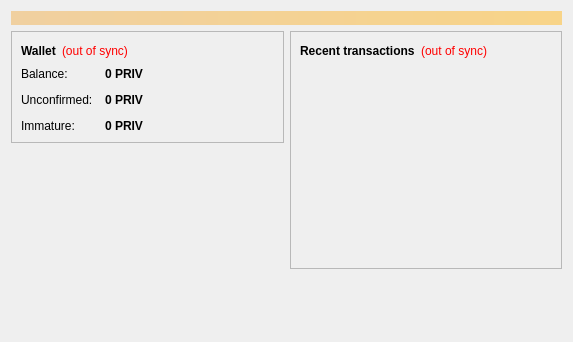
<?xml version="1.0" encoding="UTF-8"?>
<ui version="4.0">
 <class>OverviewPage</class>
 <widget class="QWidget" name="OverviewPage">
  <property name="geometry">
   <rect>
    <x>0</x>
    <y>0</y>
    <width>573</width>
    <height>342</height>
   </rect>
  </property>
  <property name="windowTitle">
   <string>Form</string>
  </property>
  <layout class="QVBoxLayout" name="topLayout">
   <item>
    <widget class="QLabel" name="labelAlerts">
     <property name="visible">
      <bool>false</bool>
     </property>
     <property name="styleSheet">
      <string notr="true">background-color: qlineargradient(x1: 0, y1: 0, x2: 1, y2: 0, stop:0 #F0D0A0, stop:1 #F8D488); color:#000000;</string>
     </property>
     <property name="wordWrap">
      <bool>true</bool>
     </property>
     <property name="margin">
      <number>3</number>
     </property>
    </widget>
   </item>
   <item>
    <layout class="QHBoxLayout" name="horizontalLayout" stretch="1,1">
     <item>
      <layout class="QVBoxLayout" name="verticalLayout_2">
       <item>
        <widget class="QFrame" name="frame">
         <property name="frameShape">
          <enum>QFrame::StyledPanel</enum>
         </property>
         <property name="frameShadow">
          <enum>QFrame::Raised</enum>
         </property>
         <layout class="QVBoxLayout" name="verticalLayout_4">
          <item>
           <layout class="QHBoxLayout" name="horizontalLayout_4">
            <item>
             <widget class="QLabel" name="label_5">
              <property name="font">
               <font>
                <weight>75</weight>
                <bold>true</bold>
               </font>
              </property>
              <property name="text">
               <string>Wallet</string>
              </property>
             </widget>
            </item>
            <item>
             <widget class="QLabel" name="labelWalletStatus">
              <property name="toolTip">
               <string>The displayed information may be out of date. Your wallet automatically synchronizes with the Privcoin network after a connection is established, but this process has not completed yet.</string>
              </property>
              <property name="styleSheet">
               <string notr="true">QLabel { color: red; }</string>
              </property>
              <property name="text">
               <string notr="true">(out of sync)</string>
              </property>
              <property name="alignment">
               <set>Qt::AlignLeading|Qt::AlignLeft|Qt::AlignVCenter</set>
              </property>
             </widget>
            </item>
            <item>
             <spacer name="horizontalSpacer_2">
              <property name="orientation">
               <enum>Qt::Horizontal</enum>
              </property>
              <property name="sizeHint" stdset="0">
               <size>
                <width>40</width>
                <height>20</height>
               </size>
              </property>
             </spacer>
            </item>
           </layout>
          </item>
          <item>
           <layout class="QFormLayout" name="formLayout_2">
            <property name="fieldGrowthPolicy">
             <enum>QFormLayout::AllNonFixedFieldsGrow</enum>
            </property>
            <property name="horizontalSpacing">
             <number>12</number>
            </property>
            <property name="verticalSpacing">
             <number>12</number>
            </property>
            <item row="0" column="0">
             <widget class="QLabel" name="label">
              <property name="text">
               <string>Balance:</string>
              </property>
             </widget>
            </item>
            <item row="0" column="1">
             <widget class="QLabel" name="labelBalance">
              <property name="font">
               <font>
                <weight>75</weight>
                <bold>true</bold>
               </font>
              </property>
              <property name="cursor">
               <cursorShape>IBeamCursor</cursorShape>
              </property>
              <property name="toolTip">
               <string>Your current balance</string>
              </property>
              <property name="text">
               <string notr="true">0 PRIV</string>
              </property>
              <property name="textInteractionFlags">
               <set>Qt::LinksAccessibleByMouse|Qt::TextSelectableByKeyboard|Qt::TextSelectableByMouse</set>
              </property>
             </widget>
            </item>
            <item row="1" column="0">
             <widget class="QLabel" name="label_3">
              <property name="text">
               <string>Unconfirmed:</string>
              </property>
             </widget>
            </item>
            <item row="1" column="1">
             <widget class="QLabel" name="labelUnconfirmed">
              <property name="font">
               <font>
                <weight>75</weight>
                <bold>true</bold>
               </font>
              </property>
              <property name="cursor">
               <cursorShape>IBeamCursor</cursorShape>
              </property>
              <property name="toolTip">
               <string>Total of transactions that have yet to be confirmed, and do not yet count toward the current balance</string>
              </property>
              <property name="text">
               <string notr="true">0 PRIV</string>
              </property>
              <property name="textInteractionFlags">
               <set>Qt::LinksAccessibleByMouse|Qt::TextSelectableByKeyboard|Qt::TextSelectableByMouse</set>
              </property>
             </widget>
            </item>
            <item row="2" column="0">
             <widget class="QLabel" name="labelImmatureText">
              <property name="text">
               <string>Immature:</string>
              </property>
             </widget>
            </item>
            <item row="2" column="1">
             <widget class="QLabel" name="labelImmature">
              <property name="font">
               <font>
                <weight>75</weight>
                <bold>true</bold>
               </font>
              </property>
              <property name="toolTip">
               <string>Mined balance that has not yet matured</string>
              </property>
              <property name="text">
               <string notr="true">0 PRIV</string>
              </property>
              <property name="textInteractionFlags">
               <set>Qt::LinksAccessibleByMouse|Qt::TextSelectableByKeyboard|Qt::TextSelectableByMouse</set>
              </property>
             </widget>
            </item>
           </layout>
          </item>
         </layout>
        </widget>
       </item>
       <item>
        <spacer name="verticalSpacer">
         <property name="orientation">
          <enum>Qt::Vertical</enum>
         </property>
         <property name="sizeHint" stdset="0">
          <size>
           <width>20</width>
           <height>40</height>
          </size>
         </property>
        </spacer>
       </item>
      </layout>
     </item>
     <item>
      <layout class="QVBoxLayout" name="verticalLayout_3">
       <item>
        <widget class="QFrame" name="frame_2">
         <property name="frameShape">
          <enum>QFrame::StyledPanel</enum>
         </property>
         <property name="frameShadow">
          <enum>QFrame::Raised</enum>
         </property>
         <layout class="QVBoxLayout" name="verticalLayout">
          <item>
           <layout class="QHBoxLayout" name="horizontalLayout_2">
            <item>
             <widget class="QLabel" name="label_4">
              <property name="text">
               <string>&lt;b&gt;Recent transactions&lt;/b&gt;</string>
              </property>
             </widget>
            </item>
            <item>
             <widget class="QLabel" name="labelTransactionsStatus">
              <property name="toolTip">
               <string>The displayed information may be out of date. Your wallet automatically synchronizes with the Privcoin network after a connection is established, but this process has not completed yet.</string>
              </property>
              <property name="styleSheet">
               <string notr="true">QLabel { color: red; }</string>
              </property>
              <property name="text">
               <string notr="true">(out of sync)</string>
              </property>
              <property name="alignment">
               <set>Qt::AlignRight|Qt::AlignTrailing|Qt::AlignVCenter</set>
              </property>
             </widget>
            </item>
            <item>
             <spacer name="horizontalSpacer">
              <property name="orientation">
               <enum>Qt::Horizontal</enum>
              </property>
              <property name="sizeHint" stdset="0">
               <size>
                <width>40</width>
                <height>20</height>
               </size>
              </property>
             </spacer>
            </item>
           </layout>
          </item>
          <item>
           <widget class="QListView" name="listTransactions">
            <property name="styleSheet">
             <string notr="true">QListView { background: transparent; }</string>
            </property>
            <property name="frameShape">
             <enum>QFrame::NoFrame</enum>
            </property>
            <property name="verticalScrollBarPolicy">
             <enum>Qt::ScrollBarAlwaysOff</enum>
            </property>
            <property name="horizontalScrollBarPolicy">
             <enum>Qt::ScrollBarAlwaysOff</enum>
            </property>
            <property name="selectionMode">
             <enum>QAbstractItemView::NoSelection</enum>
            </property>
           </widget>
          </item>
         </layout>
        </widget>
       </item>
       <item>
        <spacer name="verticalSpacer_2">
         <property name="orientation">
          <enum>Qt::Vertical</enum>
         </property>
         <property name="sizeHint" stdset="0">
          <size>
           <width>20</width>
           <height>40</height>
          </size>
         </property>
        </spacer>
       </item>
      </layout>
     </item>
    </layout>
   </item>
  </layout>
 </widget>
 <resources/>
 <connections/>
</ui>
